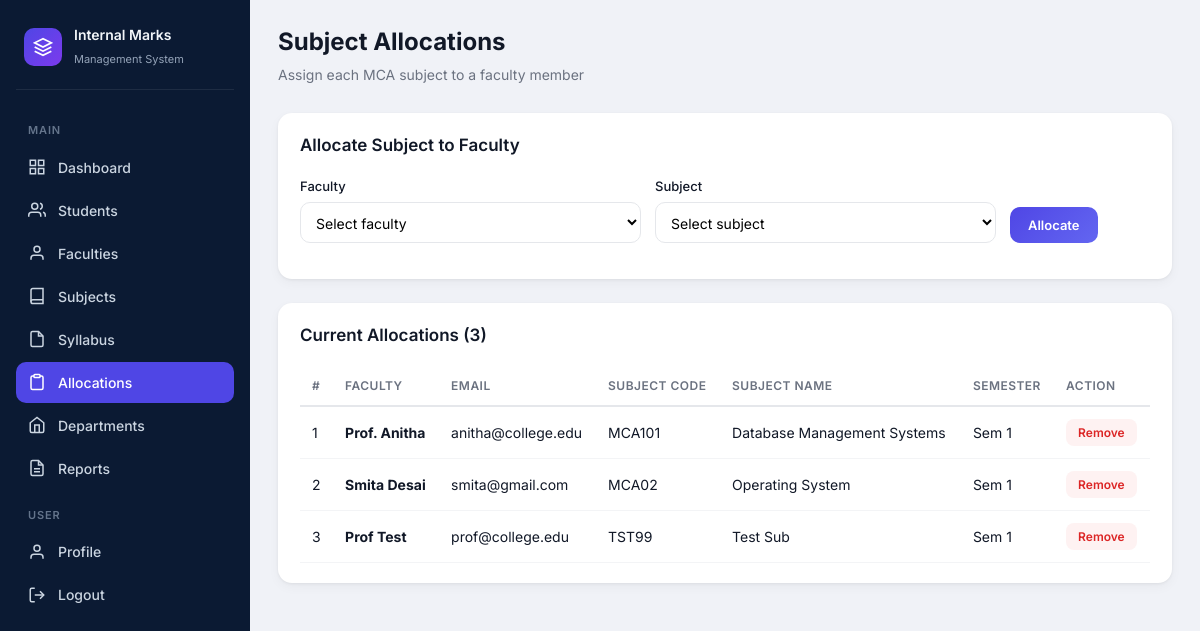
The page /allocations (signed in) on the database as committed earlier.
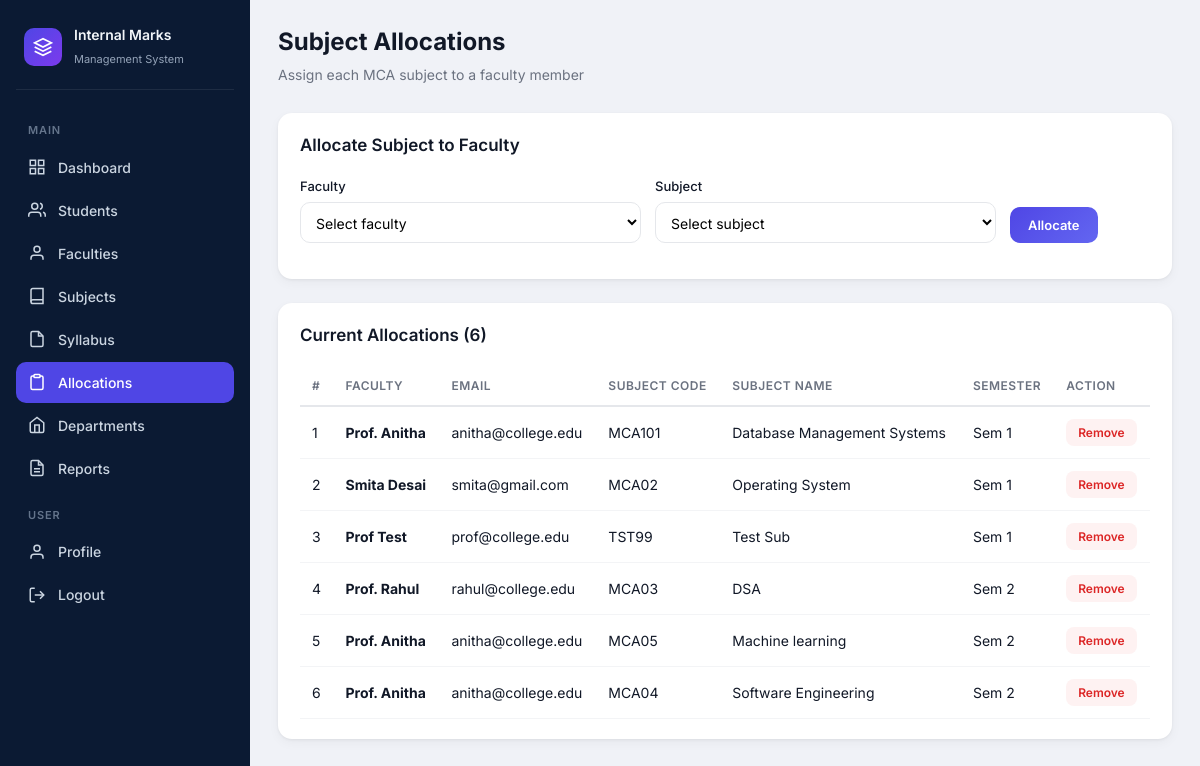
The same page on the database as committed later.
### tables this page shows
CREATE TABLE allocations (
            id INTEGER PRIMARY KEY AUTOINCREMENT,
            faculty_id INTEGER NOT NULL,
            subject_id INTEGER NOT NULL,
            created_at TEXT NOT NULL,
            UNIQUE(subject_id),
            FOREIGN KEY (faculty_id) REFERENCES faculties(id) ON DELETE CASCADE,
            FOREIGN KEY (subject_id) REFERENCES subjects(id) ON DELETE CASCADE
        );

CREATE TABLE faculties (
            id INTEGER PRIMARY KEY AUTOINCREMENT,
            name TEXT NOT NULL,
            email TEXT UNIQUE NOT NULL,
            department TEXT NOT NULL DEFAULT 'MCA',
            password TEXT NOT NULL,
            created_at TEXT NOT NULL
        );

CREATE TABLE subjects (
            id INTEGER PRIMARY KEY AUTOINCREMENT,
            code TEXT UNIQUE NOT NULL,
            name TEXT NOT NULL,
            semester INTEGER NOT NULL DEFAULT 1,
            department TEXT NOT NULL DEFAULT 'MCA',
            created_at TEXT NOT NULL
        );

### app.py (the view, shortened to what this page needs)
@app.route("/allocations", methods=["GET", "POST"])
@admin_required
def allocations():
    return render_template(
        "allocations.html",
        admin_name=session.get("admin_name", "Admin"),
        allocations=db.get_allocations(),
        faculties=db.get_faculties(),
        subjects=db.get_subjects(),
        active_page="allocations",
    )

### app.py (called while the page is built)
@app.context_processor
def inject_mca_config():
    return {
        "mca_semesters": db.MCA_SEMESTERS,
        "mark_field_limits": db.MARK_FIELD_LIMITS,
        "mark_types": db.MARK_TYPES,
        "pass_threshold": db.PASS_THRESHOLD,
        "final_max": db.FINAL_MAX,
    }

def admin_required(f):
    @wraps(f)
    def decorated(*args, **kwargs):
        if not session.get("logged_in") or session.get("role") != "admin":
            return redirect(url_for("login"))
        return f(*args, **kwargs)
    return decorated

### database.py (called while the page is built)
def get_faculties(department=DEPARTMENT):
    stmt = select(faculties).where(faculties.c.department == department).order_by(faculties.c.name)
    with engine.connect() as conn:
        rows = conn.execute(stmt).mappings().all()
    return [dict(r) for r in rows]

def get_subjects(department=DEPARTMENT, semester=None):
    stmt = select(subjects).where(subjects.c.department == department)
    if semester is not None:
        stmt = stmt.where(subjects.c.semester == semester)
    stmt = stmt.order_by(subjects.c.semester, subjects.c.name)
    with engine.connect() as conn:
        rows = conn.execute(stmt).mappings().all()
    return [dict(r) for r in rows]

def get_allocations():
    stmt = select(
        allocations.c.id,
        allocations.c.faculty_id,
        allocations.c.subject_id,
        allocations.c.created_at,
        faculties.c.name.label("faculty_name"),
        faculties.c.email.label("faculty_email"),
        subjects.c.code.label("subject_code"),
        subjects.c.name.label("subject_name"),
        subjects.c.semester,
    ).join(faculties, faculties.c.id == allocations.c.faculty_id).join(subjects, subjects.c.id == allocations.c.subject_id).order_by(subjects.c.semester, subjects.c.name)
    with engine.connect() as conn:
        rows = conn.execute(stmt).mappings().all()
    return [dict(r) for r in rows]

### templates/allocations.html (shortened to what this page needs)
{% extends "base.html" %}
{% from "partials/flash.html" import flash_messages %}
{% block body %}
<div class="app-layout">
    {% include "partials/admin_sidebar.html" %}
    <main class="main">
        <header class="topbar">
            <div>
                <h1>Subject Allocations</h1>
                <p class="page-subtitle">Assign each MCA subject to a faculty member</p>
            </div>
        </header>
        <section class="panel">
            <div class="panel-header"><h2>Allocate Subject to Faculty</h2></div>
            {% if faculties and subjects %}
            <form method="POST" class="inline-form">
                <div class="form-row">
                    <div class="form-group">
                        <label>Faculty</label>
                        <select name="faculty_id" required>
                            <option value="">Select faculty</option>
                        </select>
                    </div>
                    <div class="form-group">
                        <label>Subject</label>
                        <select name="subject_id" required>
                            <option value="">Select subject</option>
                        </select>
                    </div>
                    <div class="form-group form-action">
                        <label>&nbsp;</label>
                        <button type="submit" class="btn-primary-sm">Allocate</button>
                    </div>
                </div>
            </form>
            {% else %}
            <p class="empty-text">Add faculties and subjects first before allocating.</p>
            {% endif %}
        </section>
        <section class="panel">
            <div class="panel-header">
                <h2>Current Allocations ({{ allocations|length }})</h2>
            </div>
            {% if allocations %}
            <div class="table-wrap">
                <table class="data-table">
                    <thead>
                        <tr>
                            <th>#</th>
                            <th>Faculty</th>
                            <th>Email</th>
                            <th>Subject Code</th>
                            <th>Subject Name</th>
                            <th>Semester</th>
                            <th>Action</th>
                        </tr>
                    </thead>
                    <tbody>
                        {% for a in allocations %}
                        <tr>
                            <td>{{ loop.index }}</td>
                            <td><strong>{{ a.faculty_name }}</strong></td>
                            <td>{{ a.faculty_email }}</td>
                            <td>{{ a.subject_code }}</td>
                            <td>{{ a.subject_name }}</td>
                            <td>Sem {{ a.semester }}</td>
                            <td>
                                <form method="POST" action="{{ url_for('delete_allocation', allocation_id=a.id) }}" onsubmit="return confirm('Remove this allocation?')">
                                    <button type="submit" class="btn-danger-sm">Remove</button>
                                </form>
                            </td>
                        </tr>
                        {% endfor %}
                    </tbody>
                </table>
            </div>
            {% else %}
            <p class="empty-text">No allocations yet. Assign subjects to faculties above.</p>
            {% endif %}
        </section>
    </main>
</div>
{% endblock %}

### templates/base.html (shortened to what this page needs)
<!DOCTYPE html>
<html lang="en">
<head>
    <link rel="stylesheet" href="{{ url_for('static', filename='css/style.css') }}">
</head>
<body>
    {% block body %}{% endblock %}
</body>
</html>

### templates/partials/admin_sidebar.html
<aside class="sidebar">
    <div class="sidebar-brand">
        <div class="brand-icon">
            <svg viewBox="0 0 24 24" fill="none" stroke="currentColor" stroke-width="2">
                <path d="M12 2L2 7l10 5 10-5-10-5z"/>
                <path d="M2 17l10 5 10-5"/>
                <path d="M2 12l10 5 10-5"/>
            </svg>
        </div>
        <div class="brand-text">
            <span>Internal Marks</span>
            <small>Management System</small>
        </div>
    </div>
    <nav class="sidebar-nav">
        <p class="nav-label">MAIN</p>
        <a href="{{ url_for('dashboard') }}" class="nav-link{% if active_page == 'dashboard' %} active{% endif %}">
            <svg viewBox="0 0 24 24" fill="none" stroke="currentColor" stroke-width="2"><rect x="3" y="3" width="7" height="7"/><rect x="14" y="3" width="7" height="7"/><rect x="3" y="14" width="7" height="7"/><rect x="14" y="14" width="7" height="7"/></svg>
            Dashboard
        </a>
        <a href="{{ url_for('students') }}" class="nav-link{% if active_page == 'students' %} active{% endif %}">
            <svg viewBox="0 0 24 24" fill="none" stroke="currentColor" stroke-width="2"><path d="M17 21v-2a4 4 0 0 0-4-4H5a4 4 0 0 0-4 4v2"/><circle cx="9" cy="7" r="4"/><path d="M23 21v-2a4 4 0 0 0-3-3.87"/><path d="M16 3.13a4 4 0 0 1 0 7.75"/></svg>
            Students
        </a>
        <a href="{{ url_for('faculties') }}" class="nav-link{% if active_page == 'faculties' %} active{% endif %}">
            <svg viewBox="0 0 24 24" fill="none" stroke="currentColor" stroke-width="2"><path d="M20 21v-2a4 4 0 0 0-4-4H8a4 4 0 0 0-4 4v2"/><circle cx="12" cy="7" r="4"/></svg>
            Faculties
        </a>
        <a href="{{ url_for('subjects') }}" class="nav-link{% if active_page == 'subjects' %} active{% endif %}">
            <svg viewBox="0 0 24 24" fill="none" stroke="currentColor" stroke-width="2"><path d="M4 19.5A2.5 2.5 0 0 1 6.5 17H20"/><path d="M6.5 2H20v20H6.5A2.5 2.5 0 0 1 4 19.5v-15A2.5 2.5 0 0 1 6.5 2z"/></svg>
            Subjects
        </a>
        <a href="{{ url_for('admin_syllabus') }}" class="nav-link{% if active_page == 'syllabus' %} active{% endif %}">
            <svg viewBox="0 0 24 24" fill="none" stroke="currentColor" stroke-width="2"><path d="M14 2H6a2 2 0 0 0-2 2v16a2 2 0 0 0 2 2h12a2 2 0 0 0 2-2V8z"/><polyline points="14 2 14 8 20 8"/></svg>
            Syllabus
        </a>
        <a href="{{ url_for('allocations') }}" class="nav-link{% if active_page == 'allocations' %} active{% endif %}">
            <svg viewBox="0 0 24 24" fill="none" stroke="currentColor" stroke-width="2"><path d="M16 4h2a2 2 0 0 1 2 2v14a2 2 0 0 1-2 2H6a2 2 0 0 1-2-2V6a2 2 0 0 1 2-2h2"/><rect x="8" y="2" width="8" height="4" rx="1" ry="1"/></svg>
            Allocations
        </a>
        <a href="{{ url_for('departments') }}" class="nav-link{% if active_page == 'departments' %} active{% endif %}">
            <svg viewBox="0 0 24 24" fill="none" stroke="currentColor" stroke-width="2"><path d="M3 9l9-7 9 7v11a2 2 0 0 1-2 2H5a2 2 0 0 1-2-2z"/><polyline points="9 22 9 12 15 12 15 22"/></svg>
            Departments
        </a>
        <a href="{{ url_for('reports') }}" class="nav-link{% if active_page == 'reports' %} active{% endif %}">
            <svg viewBox="0 0 24 24" fill="none" stroke="currentColor" stroke-width="2"><path d="M14 2H6a2 2 0 0 0-2 2v16a2 2 0 0 0 2 2h12a2 2 0 0 0 2-2V8z"/><polyline points="14 2 14 8 20 8"/><line x1="16" y1="13" x2="8" y2="13"/><line x1="16" y1="17" x2="8" y2="17"/></svg>
            Reports
        </a>
        <p class="nav-label">USER</p>
        <a href="{{ url_for('profile') }}" class="nav-link{% if active_page == 'profile' %} active{% endif %}">
            <svg viewBox="0 0 24 24" fill="none" stroke="currentColor" stroke-width="2"><path d="M20 21v-2a4 4 0 0 0-4-4H8a4 4 0 0 0-4 4v2"/><circle cx="12" cy="7" r="4"/></svg>
            Profile
        </a>
        <a href="{{ url_for('logout') }}" class="nav-link">
            <svg viewBox="0 0 24 24" fill="none" stroke="currentColor" stroke-width="2"><path d="M9 21H5a2 2 0 0 1-2-2V5a2 2 0 0 1 2-2h4"/><polyline points="16 17 21 12 16 7"/><line x1="21" y1="12" x2="9" y2="12"/></svg>
            Logout
        </a>
    </nav>
</aside>

### static/css/style.css (style rules this page uses)
*, *::before, *::after { box-sizing: border-box; margin: 0; padding: 0; }
:root { --sidebar-bg: #0b1a33; --sidebar-hover: #152a4a; --sidebar-active: #4f46e5; --page-bg: #f0f2f7; --card-bg: #ffffff; --text-primary: #111827; --text-secondary: #6b7280; --text-muted: #9ca3af; --border: #e5e7eb; --purple: #7c3aed; --green: #059669; --yellow: #d97706; --pink: #db2777; --orange: #ea580c; --blue: #2563eb; --radius: 14px; --shadow: 0 1px 3px rgba(0, 0, 0, 0.06), 0 4px 12px rgba(0, 0, 0, 0.04); }
body { font-family: "Inter", system-ui, -apple-system, sans-serif; background: var(--page-bg); color: var(--text-primary); line-height: 1.5; }
.form-group { margin-bottom: 16px; }
.form-group label { display: block; font-size: 13px; font-weight: 500; color: var(--text-primary); margin-bottom: 6px; }
.app-layout { display: flex; min-height: 100vh; }
.sidebar { width: 250px; min-height: 100vh; background: var(--sidebar-bg); color: #cbd5e1; padding: 24px 16px; display: flex; flex-direction: column; flex-shrink: 0; position: fixed; top: 0; left: 0; bottom: 0; overflow-y: auto; }
.sidebar-brand { display: flex; align-items: center; gap: 12px; padding: 0 8px 20px; border-bottom: 1px solid rgba(255, 255, 255, 0.08); margin-bottom: 16px; }
.brand-icon { width: 38px; height: 38px; border-radius: 10px; background: linear-gradient(135deg, #4f46e5, #7c3aed); display: flex; align-items: center; justify-content: center; color: #fff; flex-shrink: 0; }
.brand-icon svg { width: 20px; height: 20px; }
.brand-text span { display: block; font-size: 14px; font-weight: 600; color: #f1f5f9; }
.brand-text small { font-size: 11px; color: #94a3b8; }
.sidebar-nav { display: flex; flex-direction: column; gap: 2px; }
.nav-label { font-size: 11px; font-weight: 600; letter-spacing: 0.08em; color: #64748b; padding: 16px 12px 6px; text-transform: uppercase; }
.nav-link { display: flex; align-items: center; gap: 12px; padding: 10px 12px; border-radius: 10px; font-size: 14px; font-weight: 500; color: #cbd5e1; text-decoration: none; transition: background 0.15s, color 0.15s; }
.nav-link svg { width: 18px; height: 18px; flex-shrink: 0; }
.nav-link.active { background: var(--sidebar-active); color: #ffffff; }
.main { flex: 1; margin-left: 250px; padding: 24px 28px; min-height: 100vh; }
.topbar { display: flex; align-items: center; justify-content: space-between; margin-bottom: 28px; }
.topbar h1 { font-size: 24px; font-weight: 700; color: var(--text-primary); }
.panel { background: var(--card-bg); border-radius: var(--radius); padding: 20px 22px; box-shadow: var(--shadow); margin-bottom: 24px; }
.panel-header { display: flex; align-items: center; justify-content: space-between; margin-bottom: 18px; }
.panel-header h2 { font-size: 17px; font-weight: 600; }
.page-subtitle { font-size: 14px; color: var(--text-secondary); margin-top: 4px; }
.form-row { display: flex; flex-wrap: wrap; gap: 14px; align-items: flex-end; }
.form-row .form-group { flex: 1; min-width: 140px; }
.form-row .form-action { flex: 0; }
.form-group select { width: 100%; padding: 10px 11px; border: 1px solid var(--border); border-radius: 10px; font-size: 14px; font-family: inherit; outline: none; background: #fff; }
.btn-primary-sm { padding: 10px 18px; border: none; border-radius: 10px; background: linear-gradient(135deg, #4f46e5, #6366f1); color: #fff; font-size: 13px; font-weight: 600; font-family: inherit; cursor: pointer; white-space: nowrap; }
.btn-danger-sm { padding: 6px 12px; border: none; border-radius: 8px; background: #fef2f2; color: #dc2626; font-size: 12px; font-weight: 600; font-family: inherit; cursor: pointer; }
.table-wrap { overflow-x: auto; }
.data-table { width: 100%; border-collapse: collapse; font-size: 14px; }
.data-table th { text-align: left; padding: 10px 12px; font-size: 12px; font-weight: 600; color: var(--text-secondary); text-transform: uppercase; letter-spacing: 0.04em; border-bottom: 2px solid var(--border); }
.data-table td { padding: 12px; border-bottom: 1px solid #f3f4f6; }

Rows that differ between the two databases and show on the page:
added allocations: faculty_name "Prof. Rahul", faculty_email "rahul@college.edu", subject_code "MCA03", subject_name "DSA", semester "2"
added allocations: faculty_name "Prof. Anitha", faculty_email "anitha@college.edu", subject_code "MCA05", subject_name "Machine learning", semester "2"
added allocations: faculty_name "Prof. Anitha", faculty_email "anitha@college.edu", subject_code "MCA04", subject_name "Software Engineering", semester "2"
Other text that changed with them:
{{ allocations|length }}: "3" → "6"
